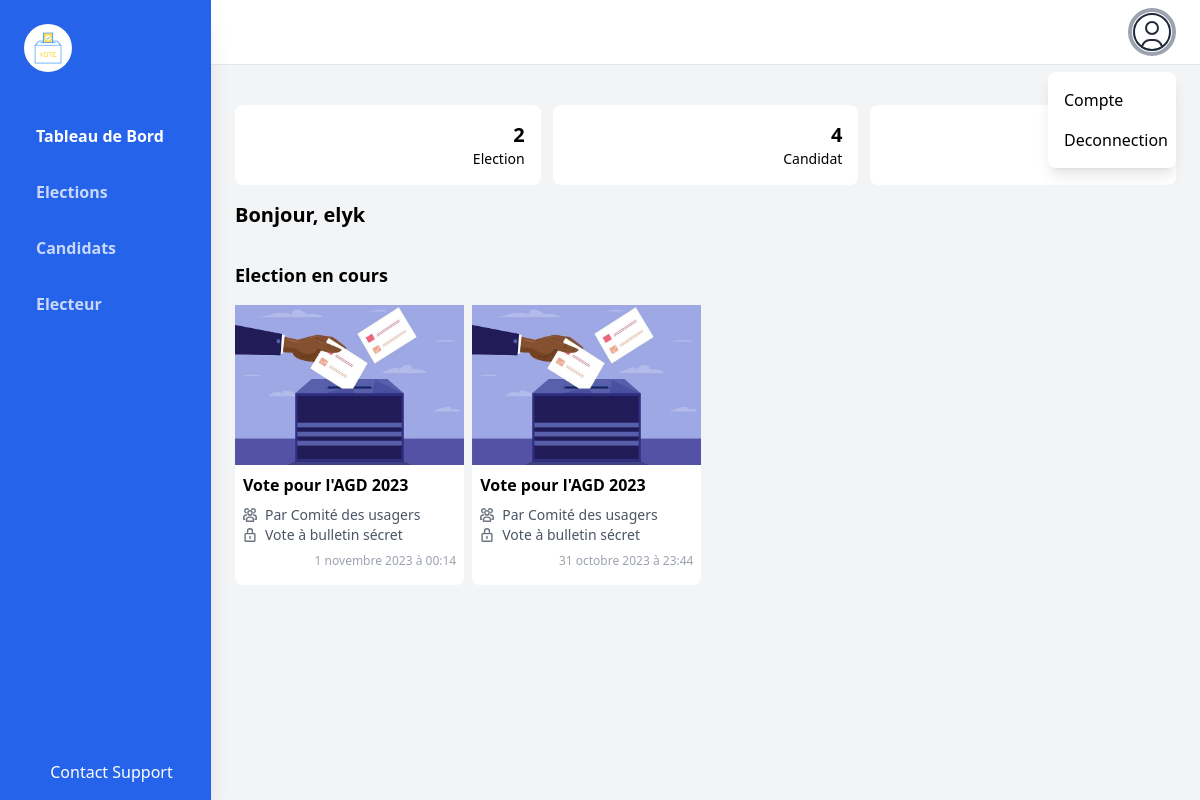
Before: / (signed in) with the older database file.
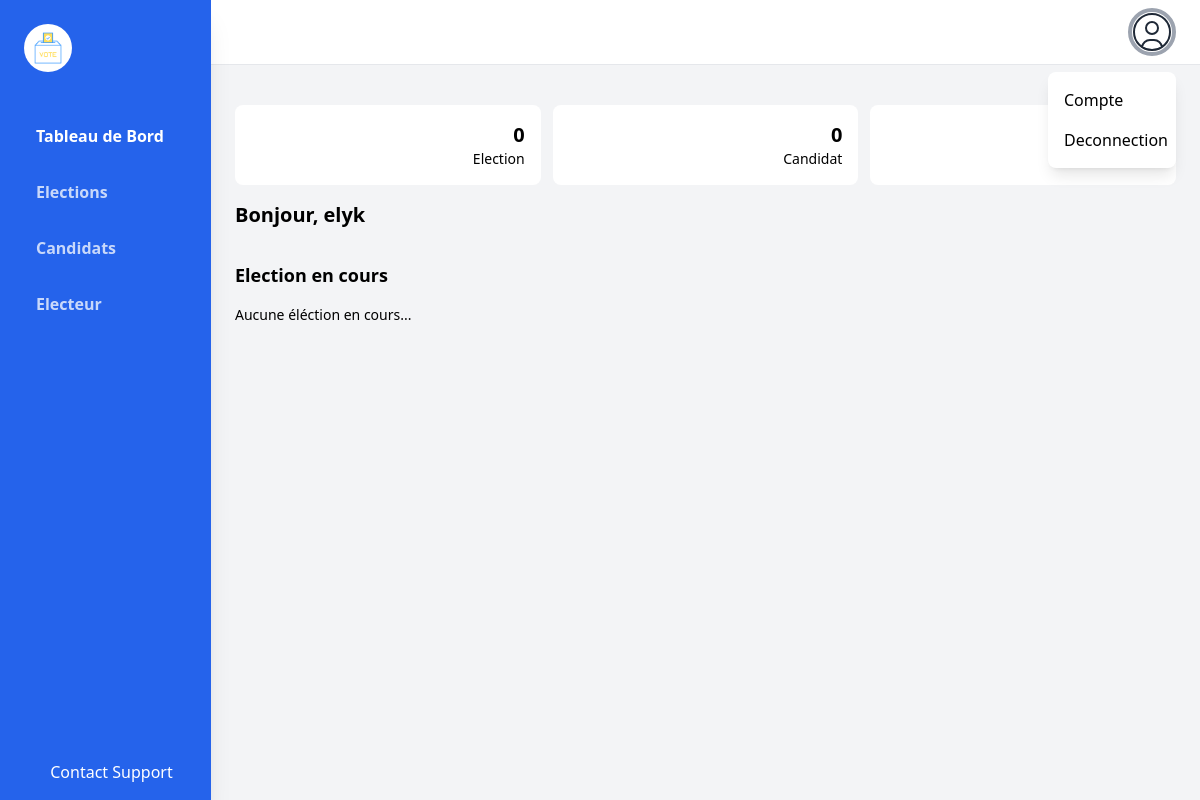
After: the same page with the newer database file.
### vote/models.py (models this page shows)
class Election(models.Model):
    class SystemeVote(models.TextChoices):
        VOTE_A_BULLETIN_SECRET = 'Vote à bulletin sécret'
        VOTE_NON_ANONYME = 'Vote non anonyme'
    class Type(models.TextChoices):
        SCRUTIN_DE_LISTE = 'Scrutin de liste'
        VOTE_SIMPLE = 'Vote simple'
    user = models.ForeignKey(User, on_delete=CASCADE)
    titre = models.CharField(max_length=100)
    groupe = models.CharField(max_length=100)
    systeme_de_vote = models.CharField(choices=SystemeVote.choices, default='Vote à bulletin sécret',max_length=100)
    type = models.CharField(choices=Type.choices, default='Scrutin de liste', max_length=20)
    debut_election = models.DateTimeField()
    fin_election = models.DateTimeField()
    published = models.BooleanField(default=False)
    resultat = models.BooleanField(default=False)
    electeur = models.ManyToManyField(Electeur, blank=True)
    date = models.DateTimeField(auto_now=True)

### vote/views.py (the view)
# urls.py: 2. Add a URL to urlpatterns:  path('', views.home, name='home')
@admin_required
def home(request):
    elections = Election.objects.all()
    nombre_elections = elections.count()
    candidats = Candidat.objects.all()
    nombre_candidats = candidats.count()
    electeur = Electeur.objects.all()
    nombre_electeur = electeur.count()
    return render(request, 'accueil.html', {'elections':elections, 'nombre_elections':nombre_elections, 'nombre_candidats': nombre_candidats, 'nombre_electeur':nombre_electeur})

### vote/templates/accueil.html (shortened to what this page needs)
{% extends "base.html" %}
{% block content %}
{% load static %}
<div class="py-4">
    <div class="grid grid-cols-2 md:grid-cols-3 gap-3">
        <div class="flex flex-col bg-white p-4 rounded-lg text-right">
            <span class="font-bold text-xl">{{nombre_elections}}</span>
            <span class="text-sm">Election</span>
        </div>
        <div class="flex flex-col bg-white p-4 rounded-lg text-right">
            <span class="font-bold text-xl">{{nombre_candidats}}</span>
            <span class="text-sm">Candidat</span>
        </div>
        <div class="flex flex-col bg-white p-4 rounded-lg text-right">
            <span class="font-bold text-xl">{{nombre_electeur}}</span>
            <span class="text-sm">Electeur</span>
        </div>
    </div>
    <p class="text-xl font-bold my-4">Bonjour, {{request.user}}
    <div class="my-8">
        <h3 class="font-semibold text-lg  my-4">Election en cours</h3>
        <div class="grid grid-cols-2 md:grid-cols-4 gap-2">
            {% for e in elections reversed %}
            <div class="bg-white rounded-lg flex flex-col">
                <img src="{% static 'image-scrutin.jpg' %}" class="h-40" />
                <div class="p-2 text-sm">
                    <h6 class="font-semibold text-base"><a href="{% url 'election_detail' e.id %}">{{e.titre}}</a></h6>
                    <p class="flex flex-row space-x-2 items-center mt-2 text-sm">
                        <span>
                        </span>
                        <span class="text-gray-600">Par {{e.groupe}}</span>
                        </p>
                        <p class="flex flex-row space-x-2 items-center">
                        <span >
                        </span>
                        <span class="text-gray-600">{{e.systeme_de_vote}}</span>
                    </p>
                    <p class="text-right text-xs text-gray-400 my-2">{{e.date|date}} à {{e.date|time}}</p>
                </div>
            </div>
            {% empty %}
                <p class="text-sm">Aucune éléction en cours...</p>
            {% endfor %}
    </div>
</div>
{% endblock content %}

Changed rows visible on the page:
removed Election: titre "Vote pour l'AGD 2023", groupe "Comité des usagers", systeme_de_vote "Vote à bulletin sécret", date "1 novembre 2023", date "00:14"
removed Election: titre "Vote pour l'AGD 2023", groupe "Comité des usagers", systeme_de_vote "Vote à bulletin sécret", date "31 octobre 2023", date "23:44"
Other visible differences:
{{ nombre_elections }}: "2" → "0"
{{ nombre_candidats }}: "4" → "0"
text now shown: "Aucune éléction en cours..."
